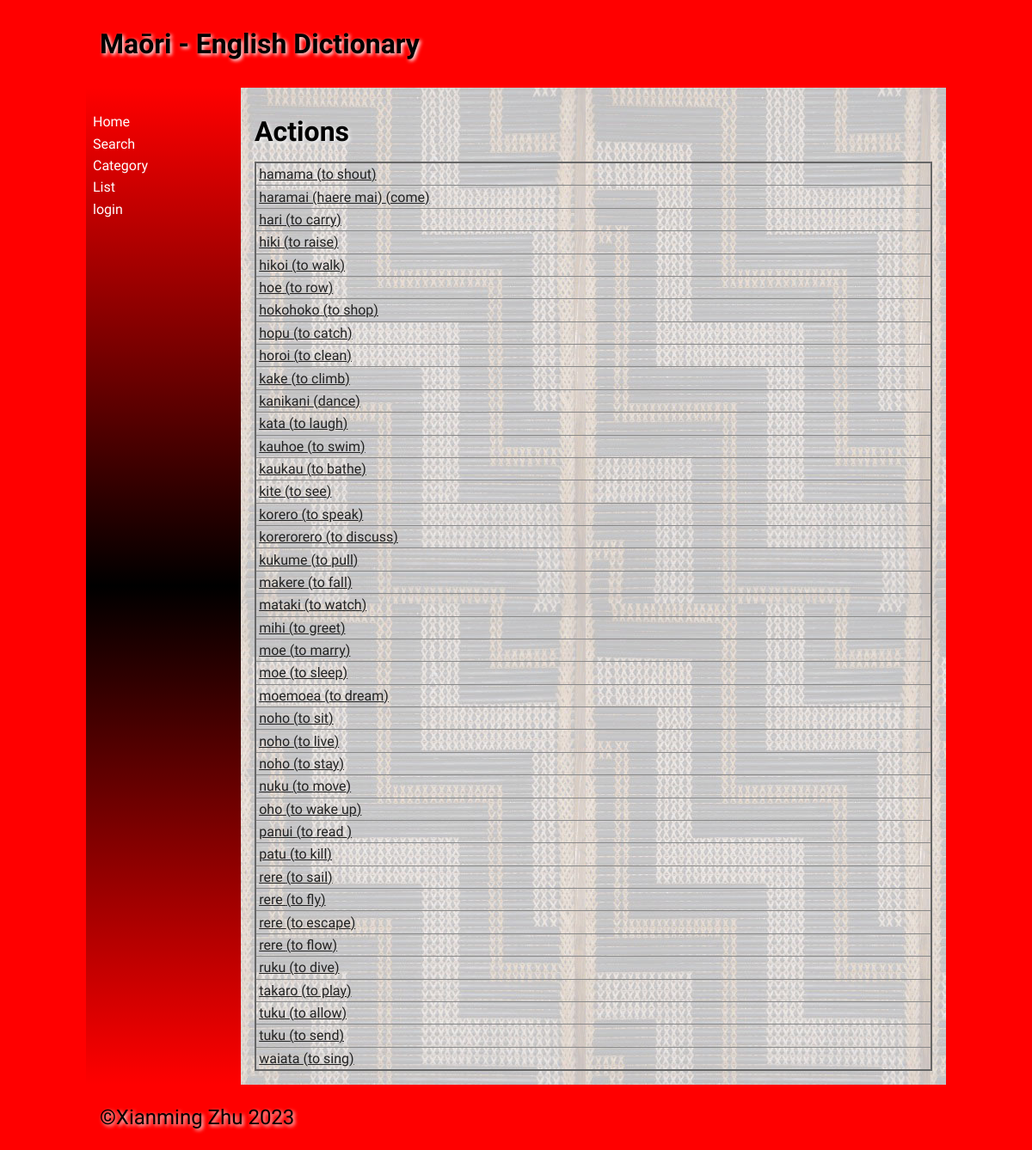
/category_detail/1, run on the app's committed database.
### tables this page shows
CREATE TABLE "category"
(
    cat_id   integer not null
        constraint category_pk
            primary key
        constraint category_vocab_list_cat_id_fk
            references vocab_list (cat_id),
    cat_name varchar(30)
);

CREATE TABLE "vocab_list"
(
    Maori      varchar(30),
    English    varchar(30),
    cat_id     integer,
    Definition varchar(500),
    Level      integer,
    word_id    integer
        constraint vocab_list_pk
            primary key,
    editor_id  INTEGER,
    images     varchar(200),
    date       text
);

### app.py (the view)
@app.route('/category_detail/<int:cat_id>')
def category_detail(cat_id):
    db = get_db()
    words = db.execute('SELECT * FROM vocab_list WHERE cat_id = ?', (cat_id,)).fetchall()
    category_name = db.execute('SELECT * FROM Category WHERE cat_id = ?', (cat_id,)).fetchone()[1]
    return render_template('category_detail.html', category_name=category_name, words=words)

### app.py (called while the page is built)
def get_db():
    db = getattr(g, '_database', None)
    if db is None:
        db = g._database = sqlite3.connect(DATABASE)
        db.row_factory = sqlite3.Row
    return db

### templates/category_detail.html (shortened to what this page needs)
{% extends 'base.html' %}
{% block heading %}Maōri - English Dictionary{% endblock %}
{% block main %}
 <h1>{{ category_name }}</h1>
    <table>
         {% for word in words %}
             <tr><td><a href="{{ url_for('word_detail', word_id=word[5]) }}">{{ word[0] }} ({{ word[1] }})</a></td></tr>
         {% endfor %}
    </table>
{% endblock %}

### static/css/style.css (style rules this page uses)
* { font-family: Comfortaa, sans-serif; margin: 0; padding: 0; box-sizing: border-box; }
body { background-color: #ff0000; }
h1, h2, h3, h4 { padding: 1rem 0; font-family: 'Suez One', serif; color: #000; text-shadow: 2px 2px 4px #fff; }
a { color: #222; }
table { width: 100%; border: 2px solid #666; border-collapse: collapse; }
th, td { border: 1px solid #888; padding: 0.2rem; text-align: left; }

### data on the page
category: cat_name "Actions"
vocab_list: Maori "hamama", English "to shout"
vocab_list: Maori "haramai (haere mai)", English "come"
vocab_list: Maori "hari", English "to carry"
vocab_list: Maori "hiki", English "to raise"
vocab_list: Maori "hikoi", English "to walk"
vocab_list: Maori "hoe", English "to row"
vocab_list: Maori "hokohoko", English "to shop"
vocab_list: Maori "hopu", English "to catch"
vocab_list: Maori "horoi", English "to clean"
vocab_list: Maori "kake", English "to climb"
vocab_list: Maori "kanikani", English "dance"
vocab_list: Maori "kata", English "to laugh"
vocab_list: Maori "kauhoe", English "to swim"
vocab_list: Maori "kaukau", English "to bathe"
vocab_list: Maori "kite", English "to see"
vocab_list: Maori "korero", English "to speak"
vocab_list: Maori "korerorero", English "to discuss"
vocab_list: Maori "kukume", English "to pull"
vocab_list: Maori "makere", English "to fall"
vocab_list: Maori "mataki", English "to watch"
vocab_list: Maori "mihi", English "to greet"
vocab_list: Maori "moe", English "to marry"
vocab_list: Maori "moe", English "to sleep"
vocab_list: Maori "moemoea", English "to dream"
vocab_list: Maori "noho", English "to sit"
vocab_list: Maori "noho", English "to live"
vocab_list: Maori "noho", English "to stay"
vocab_list: Maori "nuku", English "to move"
vocab_list: Maori "oho", English "to wake up"
vocab_list: Maori "panui", English "to read"
vocab_list: Maori "patu", English "to kill"
vocab_list: Maori "rere", English "to sail"
vocab_list: Maori "rere", English "to fly"
vocab_list: Maori "rere", English "to escape"
vocab_list: Maori "rere", English "to flow"
vocab_list: Maori "ruku", English "to dive"
vocab_list: Maori "takaro", English "to play"
vocab_list: Maori "tuku", English "to allow"
vocab_list: Maori "tuku", English "to send"
vocab_list: Maori "waiata", English "to sing"
